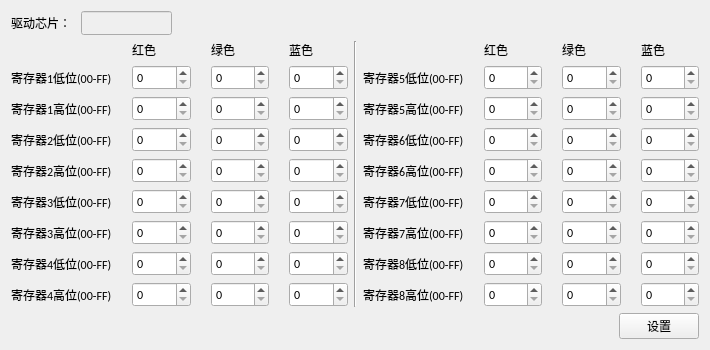
<?xml version="1.0" encoding="UTF-8"?>
<ui version="4.0">
 <class>ICAdvancedSetting</class>
 <widget class="QWidget" name="ICAdvancedSetting">
  <property name="geometry">
   <rect>
    <x>0</x>
    <y>0</y>
    <width>710</width>
    <height>330</height>
   </rect>
  </property>
  <property name="font">
   <font>
    <family>Calibri</family>
   </font>
  </property>
  <property name="windowTitle">
   <string>驱动芯片高级设置</string>
  </property>
  <layout class="QVBoxLayout" name="verticalLayout" stretch="0,1,0">
   <item>
    <layout class="QHBoxLayout" name="horizontalLayout_32" stretch="0,1">
     <item>
      <layout class="QHBoxLayout" name="horizontalLayout">
       <property name="spacing">
        <number>10</number>
       </property>
       <item>
        <widget class="QLabel" name="label">
         <property name="sizePolicy">
          <sizepolicy hsizetype="Preferred" vsizetype="Fixed">
           <horstretch>0</horstretch>
           <verstretch>0</verstretch>
          </sizepolicy>
         </property>
         <property name="text">
          <string>驱动芯片：</string>
         </property>
        </widget>
       </item>
       <item>
        <widget class="QLineEdit" name="IClineEdit">
         <property name="enabled">
          <bool>false</bool>
         </property>
        </widget>
       </item>
      </layout>
     </item>
     <item>
      <spacer name="horizontalSpacer">
       <property name="orientation">
        <enum>Qt::Horizontal</enum>
       </property>
       <property name="sizeHint" stdset="0">
        <size>
         <width>40</width>
         <height>20</height>
        </size>
       </property>
      </spacer>
     </item>
    </layout>
   </item>
   <item>
    <layout class="QHBoxLayout" name="horizontalLayout_2">
     <item>
      <layout class="QGridLayout" name="gridLayout" columnstretch="0,1,1,1">
       <property name="horizontalSpacing">
        <number>20</number>
       </property>
       <item row="6" column="1">
        <widget class="QSpinBox" name="Reg3RHighspinBox">
         <property name="sizePolicy">
          <sizepolicy hsizetype="Minimum" vsizetype="Minimum">
           <horstretch>0</horstretch>
           <verstretch>0</verstretch>
          </sizepolicy>
         </property>
         <property name="maximum">
          <number>255</number>
         </property>
         <property name="displayIntegerBase">
          <number>16</number>
         </property>
        </widget>
       </item>
       <item row="2" column="3">
        <widget class="QSpinBox" name="Reg1BHighspinBox">
         <property name="sizePolicy">
          <sizepolicy hsizetype="Minimum" vsizetype="Minimum">
           <horstretch>0</horstretch>
           <verstretch>0</verstretch>
          </sizepolicy>
         </property>
         <property name="maximum">
          <number>255</number>
         </property>
         <property name="displayIntegerBase">
          <number>16</number>
         </property>
        </widget>
       </item>
       <item row="3" column="0">
        <widget class="QLabel" name="label_7">
         <property name="sizePolicy">
          <sizepolicy hsizetype="Preferred" vsizetype="Minimum">
           <horstretch>0</horstretch>
           <verstretch>0</verstretch>
          </sizepolicy>
         </property>
         <property name="text">
          <string>寄存器2低位(00-FF)</string>
         </property>
        </widget>
       </item>
       <item row="6" column="0">
        <widget class="QLabel" name="label_10">
         <property name="sizePolicy">
          <sizepolicy hsizetype="Preferred" vsizetype="Minimum">
           <horstretch>0</horstretch>
           <verstretch>0</verstretch>
          </sizepolicy>
         </property>
         <property name="text">
          <string>寄存器3高位(00-FF)</string>
         </property>
        </widget>
       </item>
       <item row="6" column="2">
        <widget class="QSpinBox" name="Reg3GHighspinBox">
         <property name="sizePolicy">
          <sizepolicy hsizetype="Minimum" vsizetype="Minimum">
           <horstretch>0</horstretch>
           <verstretch>0</verstretch>
          </sizepolicy>
         </property>
         <property name="maximum">
          <number>255</number>
         </property>
         <property name="displayIntegerBase">
          <number>16</number>
         </property>
        </widget>
       </item>
       <item row="7" column="2">
        <widget class="QSpinBox" name="Reg4GLowspinBox">
         <property name="sizePolicy">
          <sizepolicy hsizetype="Minimum" vsizetype="Minimum">
           <horstretch>0</horstretch>
           <verstretch>0</verstretch>
          </sizepolicy>
         </property>
         <property name="maximum">
          <number>255</number>
         </property>
         <property name="displayIntegerBase">
          <number>16</number>
         </property>
        </widget>
       </item>
       <item row="2" column="1">
        <widget class="QSpinBox" name="Reg1RHighspinBox">
         <property name="sizePolicy">
          <sizepolicy hsizetype="Minimum" vsizetype="Minimum">
           <horstretch>0</horstretch>
           <verstretch>0</verstretch>
          </sizepolicy>
         </property>
         <property name="maximum">
          <number>255</number>
         </property>
         <property name="displayIntegerBase">
          <number>16</number>
         </property>
        </widget>
       </item>
       <item row="7" column="1">
        <widget class="QSpinBox" name="Reg4RLowspinBox">
         <property name="sizePolicy">
          <sizepolicy hsizetype="Minimum" vsizetype="Minimum">
           <horstretch>0</horstretch>
           <verstretch>0</verstretch>
          </sizepolicy>
         </property>
         <property name="maximum">
          <number>255</number>
         </property>
         <property name="displayIntegerBase">
          <number>16</number>
         </property>
        </widget>
       </item>
       <item row="8" column="1">
        <widget class="QSpinBox" name="Reg4RHighspinBox">
         <property name="sizePolicy">
          <sizepolicy hsizetype="Minimum" vsizetype="Minimum">
           <horstretch>0</horstretch>
           <verstretch>0</verstretch>
          </sizepolicy>
         </property>
         <property name="maximum">
          <number>255</number>
         </property>
         <property name="displayIntegerBase">
          <number>16</number>
         </property>
        </widget>
       </item>
       <item row="8" column="2">
        <widget class="QSpinBox" name="Reg4GHighspinBox">
         <property name="sizePolicy">
          <sizepolicy hsizetype="Minimum" vsizetype="Minimum">
           <horstretch>0</horstretch>
           <verstretch>0</verstretch>
          </sizepolicy>
         </property>
         <property name="maximum">
          <number>255</number>
         </property>
         <property name="displayIntegerBase">
          <number>16</number>
         </property>
        </widget>
       </item>
       <item row="0" column="2">
        <widget class="QLabel" name="label_3">
         <property name="sizePolicy">
          <sizepolicy hsizetype="Preferred" vsizetype="Minimum">
           <horstretch>0</horstretch>
           <verstretch>0</verstretch>
          </sizepolicy>
         </property>
         <property name="text">
          <string>绿色</string>
         </property>
        </widget>
       </item>
       <item row="1" column="2">
        <widget class="QSpinBox" name="Reg1GLowspinBox">
         <property name="sizePolicy">
          <sizepolicy hsizetype="Minimum" vsizetype="Minimum">
           <horstretch>0</horstretch>
           <verstretch>0</verstretch>
          </sizepolicy>
         </property>
         <property name="maximum">
          <number>255</number>
         </property>
         <property name="displayIntegerBase">
          <number>16</number>
         </property>
        </widget>
       </item>
       <item row="3" column="1">
        <widget class="QSpinBox" name="Reg2RLowspinBox">
         <property name="sizePolicy">
          <sizepolicy hsizetype="Minimum" vsizetype="Minimum">
           <horstretch>0</horstretch>
           <verstretch>0</verstretch>
          </sizepolicy>
         </property>
         <property name="maximum">
          <number>255</number>
         </property>
         <property name="displayIntegerBase">
          <number>16</number>
         </property>
        </widget>
       </item>
       <item row="4" column="1">
        <widget class="QSpinBox" name="Reg2RHighspinBox">
         <property name="sizePolicy">
          <sizepolicy hsizetype="Minimum" vsizetype="Minimum">
           <horstretch>0</horstretch>
           <verstretch>0</verstretch>
          </sizepolicy>
         </property>
         <property name="maximum">
          <number>255</number>
         </property>
         <property name="displayIntegerBase">
          <number>16</number>
         </property>
        </widget>
       </item>
       <item row="5" column="2">
        <widget class="QSpinBox" name="Reg3GLowspinBox">
         <property name="sizePolicy">
          <sizepolicy hsizetype="Minimum" vsizetype="Minimum">
           <horstretch>0</horstretch>
           <verstretch>0</verstretch>
          </sizepolicy>
         </property>
         <property name="maximum">
          <number>255</number>
         </property>
         <property name="displayIntegerBase">
          <number>16</number>
         </property>
        </widget>
       </item>
       <item row="0" column="3">
        <widget class="QLabel" name="label_4">
         <property name="sizePolicy">
          <sizepolicy hsizetype="Preferred" vsizetype="Minimum">
           <horstretch>0</horstretch>
           <verstretch>0</verstretch>
          </sizepolicy>
         </property>
         <property name="text">
          <string>蓝色</string>
         </property>
        </widget>
       </item>
       <item row="4" column="2">
        <widget class="QSpinBox" name="Reg2GHighspinBox">
         <property name="sizePolicy">
          <sizepolicy hsizetype="Minimum" vsizetype="Minimum">
           <horstretch>0</horstretch>
           <verstretch>0</verstretch>
          </sizepolicy>
         </property>
         <property name="maximum">
          <number>255</number>
         </property>
         <property name="displayIntegerBase">
          <number>16</number>
         </property>
        </widget>
       </item>
       <item row="3" column="2">
        <widget class="QSpinBox" name="Reg2GLowspinBox">
         <property name="sizePolicy">
          <sizepolicy hsizetype="Minimum" vsizetype="Minimum">
           <horstretch>0</horstretch>
           <verstretch>0</verstretch>
          </sizepolicy>
         </property>
         <property name="maximum">
          <number>255</number>
         </property>
         <property name="displayIntegerBase">
          <number>16</number>
         </property>
        </widget>
       </item>
       <item row="4" column="3">
        <widget class="QSpinBox" name="Reg2BHighspinBox">
         <property name="sizePolicy">
          <sizepolicy hsizetype="Minimum" vsizetype="Minimum">
           <horstretch>0</horstretch>
           <verstretch>0</verstretch>
          </sizepolicy>
         </property>
         <property name="maximum">
          <number>255</number>
         </property>
         <property name="displayIntegerBase">
          <number>16</number>
         </property>
        </widget>
       </item>
       <item row="7" column="3">
        <widget class="QSpinBox" name="Reg4BLowspinBox">
         <property name="sizePolicy">
          <sizepolicy hsizetype="Minimum" vsizetype="Minimum">
           <horstretch>0</horstretch>
           <verstretch>0</verstretch>
          </sizepolicy>
         </property>
         <property name="maximum">
          <number>255</number>
         </property>
         <property name="displayIntegerBase">
          <number>16</number>
         </property>
        </widget>
       </item>
       <item row="1" column="3">
        <widget class="QSpinBox" name="Reg1BLowspinBox">
         <property name="sizePolicy">
          <sizepolicy hsizetype="Minimum" vsizetype="Minimum">
           <horstretch>0</horstretch>
           <verstretch>0</verstretch>
          </sizepolicy>
         </property>
         <property name="maximum">
          <number>255</number>
         </property>
         <property name="displayIntegerBase">
          <number>16</number>
         </property>
        </widget>
       </item>
       <item row="5" column="1">
        <widget class="QSpinBox" name="Reg3RLowspinBox">
         <property name="sizePolicy">
          <sizepolicy hsizetype="Minimum" vsizetype="Minimum">
           <horstretch>0</horstretch>
           <verstretch>0</verstretch>
          </sizepolicy>
         </property>
         <property name="maximum">
          <number>255</number>
         </property>
         <property name="displayIntegerBase">
          <number>16</number>
         </property>
        </widget>
       </item>
       <item row="6" column="3">
        <widget class="QSpinBox" name="Reg3BHighspinBox">
         <property name="sizePolicy">
          <sizepolicy hsizetype="Minimum" vsizetype="Minimum">
           <horstretch>0</horstretch>
           <verstretch>0</verstretch>
          </sizepolicy>
         </property>
         <property name="maximum">
          <number>255</number>
         </property>
         <property name="displayIntegerBase">
          <number>16</number>
         </property>
        </widget>
       </item>
       <item row="5" column="0">
        <widget class="QLabel" name="label_9">
         <property name="sizePolicy">
          <sizepolicy hsizetype="Preferred" vsizetype="Minimum">
           <horstretch>0</horstretch>
           <verstretch>0</verstretch>
          </sizepolicy>
         </property>
         <property name="text">
          <string>寄存器3低位(00-FF)</string>
         </property>
        </widget>
       </item>
       <item row="7" column="0">
        <widget class="QLabel" name="label_11">
         <property name="sizePolicy">
          <sizepolicy hsizetype="Preferred" vsizetype="Minimum">
           <horstretch>0</horstretch>
           <verstretch>0</verstretch>
          </sizepolicy>
         </property>
         <property name="text">
          <string>寄存器4低位(00-FF)</string>
         </property>
        </widget>
       </item>
       <item row="8" column="0">
        <widget class="QLabel" name="label_12">
         <property name="sizePolicy">
          <sizepolicy hsizetype="Preferred" vsizetype="Minimum">
           <horstretch>0</horstretch>
           <verstretch>0</verstretch>
          </sizepolicy>
         </property>
         <property name="text">
          <string>寄存器4高位(00-FF)</string>
         </property>
        </widget>
       </item>
       <item row="5" column="3">
        <widget class="QSpinBox" name="Reg3BLowspinBox">
         <property name="sizePolicy">
          <sizepolicy hsizetype="Minimum" vsizetype="Minimum">
           <horstretch>0</horstretch>
           <verstretch>0</verstretch>
          </sizepolicy>
         </property>
         <property name="maximum">
          <number>255</number>
         </property>
         <property name="displayIntegerBase">
          <number>16</number>
         </property>
        </widget>
       </item>
       <item row="8" column="3">
        <widget class="QSpinBox" name="Reg4BHighspinBox">
         <property name="sizePolicy">
          <sizepolicy hsizetype="Minimum" vsizetype="Minimum">
           <horstretch>0</horstretch>
           <verstretch>0</verstretch>
          </sizepolicy>
         </property>
         <property name="maximum">
          <number>255</number>
         </property>
         <property name="displayIntegerBase">
          <number>16</number>
         </property>
        </widget>
       </item>
       <item row="1" column="0">
        <widget class="QLabel" name="label_5">
         <property name="sizePolicy">
          <sizepolicy hsizetype="Preferred" vsizetype="Minimum">
           <horstretch>0</horstretch>
           <verstretch>0</verstretch>
          </sizepolicy>
         </property>
         <property name="text">
          <string>寄存器1低位(00-FF)</string>
         </property>
        </widget>
       </item>
       <item row="1" column="1">
        <widget class="QSpinBox" name="Reg1RLowspinBox">
         <property name="sizePolicy">
          <sizepolicy hsizetype="Minimum" vsizetype="Minimum">
           <horstretch>0</horstretch>
           <verstretch>0</verstretch>
          </sizepolicy>
         </property>
         <property name="font">
          <font>
           <family>Calibri</family>
           <weight>50</weight>
           <italic>false</italic>
           <bold>false</bold>
          </font>
         </property>
         <property name="maximum">
          <number>255</number>
         </property>
         <property name="displayIntegerBase">
          <number>16</number>
         </property>
        </widget>
       </item>
       <item row="0" column="1">
        <widget class="QLabel" name="label_2">
         <property name="sizePolicy">
          <sizepolicy hsizetype="Preferred" vsizetype="Minimum">
           <horstretch>0</horstretch>
           <verstretch>0</verstretch>
          </sizepolicy>
         </property>
         <property name="text">
          <string>红色</string>
         </property>
        </widget>
       </item>
       <item row="3" column="3">
        <widget class="QSpinBox" name="Reg2BLowspinBox">
         <property name="sizePolicy">
          <sizepolicy hsizetype="Minimum" vsizetype="Minimum">
           <horstretch>0</horstretch>
           <verstretch>0</verstretch>
          </sizepolicy>
         </property>
         <property name="maximum">
          <number>255</number>
         </property>
         <property name="displayIntegerBase">
          <number>16</number>
         </property>
        </widget>
       </item>
       <item row="2" column="0">
        <widget class="QLabel" name="label_6">
         <property name="sizePolicy">
          <sizepolicy hsizetype="Preferred" vsizetype="Minimum">
           <horstretch>0</horstretch>
           <verstretch>0</verstretch>
          </sizepolicy>
         </property>
         <property name="text">
          <string>寄存器1高位(00-FF)</string>
         </property>
        </widget>
       </item>
       <item row="2" column="2">
        <widget class="QSpinBox" name="Reg1GHighspinBox">
         <property name="sizePolicy">
          <sizepolicy hsizetype="Minimum" vsizetype="Minimum">
           <horstretch>0</horstretch>
           <verstretch>0</verstretch>
          </sizepolicy>
         </property>
         <property name="maximum">
          <number>255</number>
         </property>
         <property name="displayIntegerBase">
          <number>16</number>
         </property>
        </widget>
       </item>
       <item row="4" column="0">
        <widget class="QLabel" name="label_8">
         <property name="sizePolicy">
          <sizepolicy hsizetype="Preferred" vsizetype="Minimum">
           <horstretch>0</horstretch>
           <verstretch>0</verstretch>
          </sizepolicy>
         </property>
         <property name="text">
          <string>寄存器2高位(00-FF)</string>
         </property>
        </widget>
       </item>
      </layout>
     </item>
     <item>
      <widget class="Line" name="line">
       <property name="orientation">
        <enum>Qt::Vertical</enum>
       </property>
      </widget>
     </item>
     <item>
      <layout class="QGridLayout" name="gridLayout_2" columnstretch="0,1,1,1">
       <property name="horizontalSpacing">
        <number>20</number>
       </property>
       <item row="2" column="3">
        <widget class="QSpinBox" name="Reg5BHighspinBox">
         <property name="sizePolicy">
          <sizepolicy hsizetype="Minimum" vsizetype="Minimum">
           <horstretch>0</horstretch>
           <verstretch>0</verstretch>
          </sizepolicy>
         </property>
         <property name="maximum">
          <number>255</number>
         </property>
         <property name="displayIntegerBase">
          <number>16</number>
         </property>
        </widget>
       </item>
       <item row="0" column="3">
        <widget class="QLabel" name="label_26">
         <property name="sizePolicy">
          <sizepolicy hsizetype="Preferred" vsizetype="Minimum">
           <horstretch>0</horstretch>
           <verstretch>0</verstretch>
          </sizepolicy>
         </property>
         <property name="text">
          <string>蓝色</string>
         </property>
        </widget>
       </item>
       <item row="7" column="3">
        <widget class="QSpinBox" name="Reg8BLowspinBox">
         <property name="sizePolicy">
          <sizepolicy hsizetype="Minimum" vsizetype="Minimum">
           <horstretch>0</horstretch>
           <verstretch>0</verstretch>
          </sizepolicy>
         </property>
         <property name="maximum">
          <number>255</number>
         </property>
         <property name="displayIntegerBase">
          <number>16</number>
         </property>
        </widget>
       </item>
       <item row="0" column="1">
        <widget class="QLabel" name="label_24">
         <property name="sizePolicy">
          <sizepolicy hsizetype="Preferred" vsizetype="Minimum">
           <horstretch>0</horstretch>
           <verstretch>0</verstretch>
          </sizepolicy>
         </property>
         <property name="text">
          <string>红色</string>
         </property>
        </widget>
       </item>
       <item row="1" column="3">
        <widget class="QSpinBox" name="Reg5BLowspinBox">
         <property name="sizePolicy">
          <sizepolicy hsizetype="Minimum" vsizetype="Minimum">
           <horstretch>0</horstretch>
           <verstretch>0</verstretch>
          </sizepolicy>
         </property>
         <property name="maximum">
          <number>255</number>
         </property>
         <property name="displayIntegerBase">
          <number>16</number>
         </property>
        </widget>
       </item>
       <item row="6" column="2">
        <widget class="QSpinBox" name="Reg7GHighspinBox">
         <property name="sizePolicy">
          <sizepolicy hsizetype="Minimum" vsizetype="Minimum">
           <horstretch>0</horstretch>
           <verstretch>0</verstretch>
          </sizepolicy>
         </property>
         <property name="maximum">
          <number>255</number>
         </property>
         <property name="displayIntegerBase">
          <number>16</number>
         </property>
        </widget>
       </item>
       <item row="3" column="1">
        <widget class="QSpinBox" name="Reg6RLowspinBox">
         <property name="sizePolicy">
          <sizepolicy hsizetype="Minimum" vsizetype="Minimum">
           <horstretch>0</horstretch>
           <verstretch>0</verstretch>
          </sizepolicy>
         </property>
         <property name="maximum">
          <number>255</number>
         </property>
         <property name="displayIntegerBase">
          <number>16</number>
         </property>
        </widget>
       </item>
       <item row="8" column="2">
        <widget class="QSpinBox" name="Reg8GHighspinBox">
         <property name="sizePolicy">
          <sizepolicy hsizetype="Minimum" vsizetype="Minimum">
           <horstretch>0</horstretch>
           <verstretch>0</verstretch>
          </sizepolicy>
         </property>
         <property name="maximum">
          <number>255</number>
         </property>
         <property name="displayIntegerBase">
          <number>16</number>
         </property>
        </widget>
       </item>
       <item row="2" column="1">
        <widget class="QSpinBox" name="Reg5RHighspinBox">
         <property name="sizePolicy">
          <sizepolicy hsizetype="Minimum" vsizetype="Minimum">
           <horstretch>0</horstretch>
           <verstretch>0</verstretch>
          </sizepolicy>
         </property>
         <property name="maximum">
          <number>255</number>
         </property>
         <property name="displayIntegerBase">
          <number>16</number>
         </property>
        </widget>
       </item>
       <item row="7" column="2">
        <widget class="QSpinBox" name="Reg8GLowspinBox">
         <property name="sizePolicy">
          <sizepolicy hsizetype="Minimum" vsizetype="Minimum">
           <horstretch>0</horstretch>
           <verstretch>0</verstretch>
          </sizepolicy>
         </property>
         <property name="maximum">
          <number>255</number>
         </property>
         <property name="displayIntegerBase">
          <number>16</number>
         </property>
        </widget>
       </item>
       <item row="5" column="1">
        <widget class="QSpinBox" name="Reg7RLowspinBox">
         <property name="sizePolicy">
          <sizepolicy hsizetype="Minimum" vsizetype="Minimum">
           <horstretch>0</horstretch>
           <verstretch>0</verstretch>
          </sizepolicy>
         </property>
         <property name="maximum">
          <number>255</number>
         </property>
         <property name="displayIntegerBase">
          <number>16</number>
         </property>
        </widget>
       </item>
       <item row="1" column="1">
        <widget class="QSpinBox" name="Reg5RLowspinBox">
         <property name="sizePolicy">
          <sizepolicy hsizetype="Minimum" vsizetype="Minimum">
           <horstretch>0</horstretch>
           <verstretch>0</verstretch>
          </sizepolicy>
         </property>
         <property name="maximum">
          <number>255</number>
         </property>
         <property name="displayIntegerBase">
          <number>16</number>
         </property>
        </widget>
       </item>
       <item row="3" column="3">
        <widget class="QSpinBox" name="Reg6BLowspinBox">
         <property name="sizePolicy">
          <sizepolicy hsizetype="Minimum" vsizetype="Minimum">
           <horstretch>0</horstretch>
           <verstretch>0</verstretch>
          </sizepolicy>
         </property>
         <property name="maximum">
          <number>255</number>
         </property>
         <property name="displayIntegerBase">
          <number>16</number>
         </property>
        </widget>
       </item>
       <item row="0" column="2">
        <widget class="QLabel" name="label_25">
         <property name="sizePolicy">
          <sizepolicy hsizetype="Preferred" vsizetype="Minimum">
           <horstretch>0</horstretch>
           <verstretch>0</verstretch>
          </sizepolicy>
         </property>
         <property name="text">
          <string>绿色</string>
         </property>
        </widget>
       </item>
       <item row="5" column="3">
        <widget class="QSpinBox" name="Reg7BLowspinBox">
         <property name="sizePolicy">
          <sizepolicy hsizetype="Minimum" vsizetype="Minimum">
           <horstretch>0</horstretch>
           <verstretch>0</verstretch>
          </sizepolicy>
         </property>
         <property name="maximum">
          <number>255</number>
         </property>
         <property name="displayIntegerBase">
          <number>16</number>
         </property>
        </widget>
       </item>
       <item row="6" column="1">
        <widget class="QSpinBox" name="Reg7RHighspinBox">
         <property name="sizePolicy">
          <sizepolicy hsizetype="Minimum" vsizetype="Minimum">
           <horstretch>0</horstretch>
           <verstretch>0</verstretch>
          </sizepolicy>
         </property>
         <property name="maximum">
          <number>255</number>
         </property>
         <property name="displayIntegerBase">
          <number>16</number>
         </property>
        </widget>
       </item>
       <item row="2" column="2">
        <widget class="QSpinBox" name="Reg5GHighspinBox">
         <property name="sizePolicy">
          <sizepolicy hsizetype="Minimum" vsizetype="Minimum">
           <horstretch>0</horstretch>
           <verstretch>0</verstretch>
          </sizepolicy>
         </property>
         <property name="maximum">
          <number>255</number>
         </property>
         <property name="displayIntegerBase">
          <number>16</number>
         </property>
        </widget>
       </item>
       <item row="8" column="1">
        <widget class="QSpinBox" name="Reg8RHighspinBox">
         <property name="sizePolicy">
          <sizepolicy hsizetype="Minimum" vsizetype="Minimum">
           <horstretch>0</horstretch>
           <verstretch>0</verstretch>
          </sizepolicy>
         </property>
         <property name="maximum">
          <number>255</number>
         </property>
         <property name="displayIntegerBase">
          <number>16</number>
         </property>
        </widget>
       </item>
       <item row="4" column="1">
        <widget class="QSpinBox" name="Reg6RHighspinBox">
         <property name="sizePolicy">
          <sizepolicy hsizetype="Minimum" vsizetype="Minimum">
           <horstretch>0</horstretch>
           <verstretch>0</verstretch>
          </sizepolicy>
         </property>
         <property name="maximum">
          <number>255</number>
         </property>
         <property name="displayIntegerBase">
          <number>16</number>
         </property>
        </widget>
       </item>
       <item row="5" column="2">
        <widget class="QSpinBox" name="Reg7GLowspinBox">
         <property name="sizePolicy">
          <sizepolicy hsizetype="Minimum" vsizetype="Minimum">
           <horstretch>0</horstretch>
           <verstretch>0</verstretch>
          </sizepolicy>
         </property>
         <property name="maximum">
          <number>255</number>
         </property>
         <property name="displayIntegerBase">
          <number>16</number>
         </property>
        </widget>
       </item>
       <item row="1" column="2">
        <widget class="QSpinBox" name="Reg5GLowspinBox">
         <property name="sizePolicy">
          <sizepolicy hsizetype="Minimum" vsizetype="Minimum">
           <horstretch>0</horstretch>
           <verstretch>0</verstretch>
          </sizepolicy>
         </property>
         <property name="maximum">
          <number>255</number>
         </property>
         <property name="displayIntegerBase">
          <number>16</number>
         </property>
        </widget>
       </item>
       <item row="4" column="3">
        <widget class="QSpinBox" name="Reg6BHighspinBox">
         <property name="sizePolicy">
          <sizepolicy hsizetype="Minimum" vsizetype="Minimum">
           <horstretch>0</horstretch>
           <verstretch>0</verstretch>
          </sizepolicy>
         </property>
         <property name="maximum">
          <number>255</number>
         </property>
         <property name="displayIntegerBase">
          <number>16</number>
         </property>
        </widget>
       </item>
       <item row="3" column="2">
        <widget class="QSpinBox" name="Reg6GLowspinBox">
         <property name="sizePolicy">
          <sizepolicy hsizetype="Minimum" vsizetype="Minimum">
           <horstretch>0</horstretch>
           <verstretch>0</verstretch>
          </sizepolicy>
         </property>
         <property name="maximum">
          <number>255</number>
         </property>
         <property name="displayIntegerBase">
          <number>16</number>
         </property>
        </widget>
       </item>
       <item row="4" column="2">
        <widget class="QSpinBox" name="Reg6GHighspinBox">
         <property name="sizePolicy">
          <sizepolicy hsizetype="Minimum" vsizetype="Minimum">
           <horstretch>0</horstretch>
           <verstretch>0</verstretch>
          </sizepolicy>
         </property>
         <property name="maximum">
          <number>255</number>
         </property>
         <property name="displayIntegerBase">
          <number>16</number>
         </property>
        </widget>
       </item>
       <item row="6" column="3">
        <widget class="QSpinBox" name="Reg7BHighspinBox">
         <property name="sizePolicy">
          <sizepolicy hsizetype="Minimum" vsizetype="Minimum">
           <horstretch>0</horstretch>
           <verstretch>0</verstretch>
          </sizepolicy>
         </property>
         <property name="maximum">
          <number>255</number>
         </property>
         <property name="displayIntegerBase">
          <number>16</number>
         </property>
        </widget>
       </item>
       <item row="8" column="3">
        <widget class="QSpinBox" name="Reg8BHighspinBox">
         <property name="sizePolicy">
          <sizepolicy hsizetype="Minimum" vsizetype="Minimum">
           <horstretch>0</horstretch>
           <verstretch>0</verstretch>
          </sizepolicy>
         </property>
         <property name="maximum">
          <number>255</number>
         </property>
         <property name="displayIntegerBase">
          <number>16</number>
         </property>
        </widget>
       </item>
       <item row="7" column="1">
        <widget class="QSpinBox" name="Reg8RLowspinBox">
         <property name="sizePolicy">
          <sizepolicy hsizetype="Minimum" vsizetype="Minimum">
           <horstretch>0</horstretch>
           <verstretch>0</verstretch>
          </sizepolicy>
         </property>
         <property name="maximum">
          <number>255</number>
         </property>
         <property name="displayIntegerBase">
          <number>16</number>
         </property>
        </widget>
       </item>
       <item row="1" column="0">
        <widget class="QLabel" name="label_27">
         <property name="sizePolicy">
          <sizepolicy hsizetype="Preferred" vsizetype="Minimum">
           <horstretch>0</horstretch>
           <verstretch>0</verstretch>
          </sizepolicy>
         </property>
         <property name="text">
          <string>寄存器5低位(00-FF)</string>
         </property>
        </widget>
       </item>
       <item row="2" column="0">
        <widget class="QLabel" name="label_28">
         <property name="sizePolicy">
          <sizepolicy hsizetype="Preferred" vsizetype="Minimum">
           <horstretch>0</horstretch>
           <verstretch>0</verstretch>
          </sizepolicy>
         </property>
         <property name="text">
          <string>寄存器5高位(00-FF)</string>
         </property>
        </widget>
       </item>
       <item row="3" column="0">
        <widget class="QLabel" name="label_29">
         <property name="sizePolicy">
          <sizepolicy hsizetype="Preferred" vsizetype="Minimum">
           <horstretch>0</horstretch>
           <verstretch>0</verstretch>
          </sizepolicy>
         </property>
         <property name="text">
          <string>寄存器6低位(00-FF)</string>
         </property>
        </widget>
       </item>
       <item row="4" column="0">
        <widget class="QLabel" name="label_30">
         <property name="sizePolicy">
          <sizepolicy hsizetype="Preferred" vsizetype="Minimum">
           <horstretch>0</horstretch>
           <verstretch>0</verstretch>
          </sizepolicy>
         </property>
         <property name="text">
          <string>寄存器6高位(00-FF)</string>
         </property>
        </widget>
       </item>
       <item row="5" column="0">
        <widget class="QLabel" name="label_31">
         <property name="sizePolicy">
          <sizepolicy hsizetype="Preferred" vsizetype="Minimum">
           <horstretch>0</horstretch>
           <verstretch>0</verstretch>
          </sizepolicy>
         </property>
         <property name="text">
          <string>寄存器7低位(00-FF)</string>
         </property>
        </widget>
       </item>
       <item row="6" column="0">
        <widget class="QLabel" name="label_32">
         <property name="sizePolicy">
          <sizepolicy hsizetype="Preferred" vsizetype="Minimum">
           <horstretch>0</horstretch>
           <verstretch>0</verstretch>
          </sizepolicy>
         </property>
         <property name="text">
          <string>寄存器7高位(00-FF)</string>
         </property>
        </widget>
       </item>
       <item row="7" column="0">
        <widget class="QLabel" name="label_33">
         <property name="sizePolicy">
          <sizepolicy hsizetype="Preferred" vsizetype="Minimum">
           <horstretch>0</horstretch>
           <verstretch>0</verstretch>
          </sizepolicy>
         </property>
         <property name="text">
          <string>寄存器8低位(00-FF)</string>
         </property>
        </widget>
       </item>
       <item row="8" column="0">
        <widget class="QLabel" name="label_34">
         <property name="sizePolicy">
          <sizepolicy hsizetype="Preferred" vsizetype="Minimum">
           <horstretch>0</horstretch>
           <verstretch>0</verstretch>
          </sizepolicy>
         </property>
         <property name="text">
          <string>寄存器8高位(00-FF)</string>
         </property>
        </widget>
       </item>
      </layout>
     </item>
    </layout>
   </item>
   <item>
    <layout class="QHBoxLayout" name="horizontalLayout_36">
     <item>
      <spacer name="horizontalSpacer_4">
       <property name="orientation">
        <enum>Qt::Horizontal</enum>
       </property>
       <property name="sizeHint" stdset="0">
        <size>
         <width>40</width>
         <height>20</height>
        </size>
       </property>
      </spacer>
     </item>
     <item>
      <widget class="QPushButton" name="pushButton">
       <property name="text">
        <string>设置</string>
       </property>
      </widget>
     </item>
    </layout>
   </item>
  </layout>
 </widget>
 <resources/>
 <connections/>
</ui>
